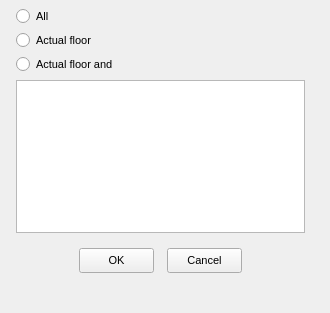
<?xml version="1.0" encoding="UTF-8"?>
<ui version="4.0">
  <class>MDIVisibleSelectFloor</class>
  <widget class="QWidget" name="MDIVisibleSelectFloor">
    <property name="geometry">
      <rect>
        <x>0</x>
        <y>0</y>
        <width>330</width>
        <height>313</height>
      </rect>
    </property>
    <property name="windowTitle">
      <string>Видимые Этажи</string>
    </property>
    <property name="font">
      <font>
        <family>MS Sans Serif</family>
        <pointsize>8</pointsize>
      </font>
    </property>
    <widget class="QPushButton" name="btOK">
      <property name="geometry">
        <rect>
          <x>79</x>
          <y>248</y>
          <width>75</width>
          <height>25</height>
        </rect>
      </property>
      <property name="windowTitle">
        <string>OK</string>
      </property>
      <property name="text">
        <string>OK</string>
      </property>
    </widget>
    <widget class="QPushButton" name="btCancel">
      <property name="geometry">
        <rect>
          <x>167</x>
          <y>248</y>
          <width>75</width>
          <height>25</height>
        </rect>
      </property>
      <property name="windowTitle">
        <string>Cancel</string>
      </property>
      <property name="text">
        <string>Cancel</string>
      </property>
    </widget>
    <widget class="QRadioButton" name="rbAll">
      <property name="geometry">
        <rect>
          <x>16</x>
          <y>8</y>
          <width>129</width>
          <height>17</height>
        </rect>
      </property>
      <property name="windowTitle">
        <string>All</string>
      </property>
      <property name="text">
        <string>All</string>
      </property>
    </widget>
    <widget class="QRadioButton" name="rbActual">
      <property name="geometry">
        <rect>
          <x>16</x>
          <y>32</y>
          <width>129</width>
          <height>17</height>
        </rect>
      </property>
      <property name="windowTitle">
        <string>Actual floor</string>
      </property>
      <property name="text">
        <string>Actual floor</string>
      </property>
    </widget>
    <widget class="QRadioButton" name="rbActualAnd">
      <property name="geometry">
        <rect>
          <x>16</x>
          <y>56</y>
          <width>137</width>
          <height>17</height>
        </rect>
      </property>
      <property name="windowTitle">
        <string>Actual floor and </string>
      </property>
      <property name="text">
        <string>Actual floor and </string>
      </property>
    </widget>
    <widget class="QListWidget" name="LB">
      <property name="geometry">
        <rect>
          <x>16</x>
          <y>80</y>
          <width>289</width>
          <height>153</height>
        </rect>
      </property>
    </widget>
  </widget>
  <resources/>
  <connections/>
</ui>
